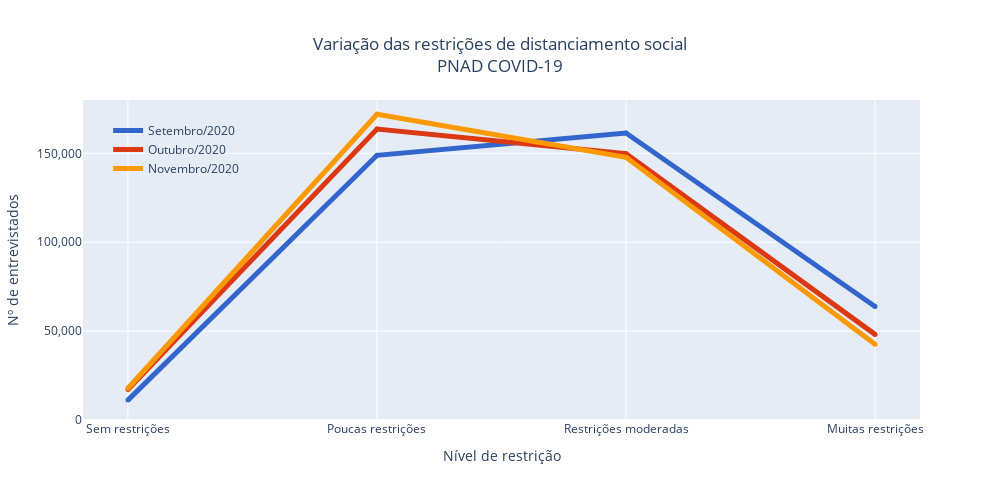

The code cell stored with this chart in its notebook:
### Code cell
# Create a line chart using Plotly graph objects
fig = go.Figure()

# Variable 1
fig.add_trace(go.Scatter(
    x=df_results.loc[df_results['mes']=='Setembro/2020']['restricao_contato'], # x-axis
    y=df_results.loc[df_results['mes']=='Setembro/2020']['n_entrevistados'], # y-axis
    mode='lines+markers', # Connect data points with lines and add markers
    name='Setembro/2020', # Name in the legend

    line=dict(
        color=px.colors.qualitative.G10[0],        # Change the line color to red
        width=5),
    
    marker=dict(
        symbol='circle',    # Change the marker symbol to a circle
        size=5,            # Set the marker size
        color=px.colors.qualitative.G10[0]),       # Set the marker color             # Set the line width
))

# Variable 2
fig.add_trace(go.Scatter(
    x=df_results.loc[df_results['mes']=='Outubro/2020']['restricao_contato'], # x-axis
    y=df_results.loc[df_results['mes']=='Outubro/2020']['n_entrevistados'], # y-axis
    mode='lines+markers', # Connect data points with lines and add markers
    name='Outubro/2020', # Name in the legend

    line=dict(
        color=px.colors.qualitative.G10[1],        # Change the line color to red
        width=5),
    
    marker=dict(
        symbol='circle',    # Change the marker symbol to a circle
        size=5,            # Set the marker size
        color=px.colors.qualitative.G10[1]),       # Set the marker color             # Set the line width
))

# Variable 3
fig.add_trace(go.Scatter(
    x=df_results.loc[df_results['mes']=='Novembro/2020']['restricao_contato'], # x-axis
    y=df_results.loc[df_results['mes']=='Novembro/2020']['n_entrevistados'], # y-axis
    mode='lines+markers', # Connect data points with lines and add markers
    name='Novembro/2020', # Name in the legend

    line=dict(
        color=px.colors.qualitative.G10[2],        # Change the line color to red
        width=5),
    
    marker=dict(
        symbol='circle',    # Change the marker symbol to a circle
        size=5,            # Set the marker size
        color=px.colors.qualitative.G10[2]),       # Set the marker color             # Set the line width
))

fig.update_layout(width=1000, height=500, title='Variação das restrições de distanciamento social<br>PNAD COVID-19', title_x=0.5,
                  yaxis_title="Nº de entrevistados", xaxis_title='Nível de restrição',
                  legend=dict(x=0.03,y=0.95,bgcolor='rgba(0,0,0,0)'), autosize=True)

fig.update_yaxes(tickformat=",.0f", range=[0,180000])

fig.show()

title_name = 'Variacaoo restricoes de distanciamento social'

plotly.offline.plot(fig, filename = f'./plots/{title_name}.html', auto_play=False, auto_open=False)

### Figure 1 — Plotly figure (JSON) as saved in the notebook; plotly's stock layout.template omitted (floating-point values rounded to 4 significant figures)
{"data": [{"line": {"color": "#3366CC", "width": 5}, "marker": {"color": "#3366CC", "size": 5, "symbol": "circle"}, "mode": "lines+markers", "name": "Setembro/2020", "type": "scatter", "x": ["Sem restrições", "Poucas restrições", "Restrições moderadas", "Muitas restrições"], "y": [11191, 148874, 161444, 63863]}, {"line": {"color": "#DC3912", "width": 5}, "marker": {"color": "#DC3912", "size": 5, "symbol": "circle"}, "mode": "lines+markers", "name": "Outubro/2020", "type": "scatter", "x": ["Sem restrições", "Poucas restrições", "Restrições moderadas", "Muitas restrições"], "y": [17138, 163684, 149778, 48157]}, {"line": {"color": "#FF9900", "width": 5}, "marker": {"color": "#FF9900", "size": 5, "symbol": "circle"}, "mode": "lines+markers", "name": "Novembro/2020", "type": "scatter", "x": ["Sem restrições", "Poucas restrições", "Restrições moderadas", "Muitas restrições"], "y": [17865, 171955, 147728, 42573]}], "layout": {"autosize": true, "height": 500, "legend": {"bgcolor": "rgba(0,0,0,0)", "x": 0.03, "y": 0.95}, "title": {"text": "Variação das restrições de distanciamento social<br>PNAD COVID-19", "x": 0.5}, "width": 1000, "xaxis": {"title": {"text": "Nível de restrição"}}, "yaxis": {"range": [0, 180000], "tickformat": ",.0f", "title": {"text": "Nº de entrevistados"}}}}
